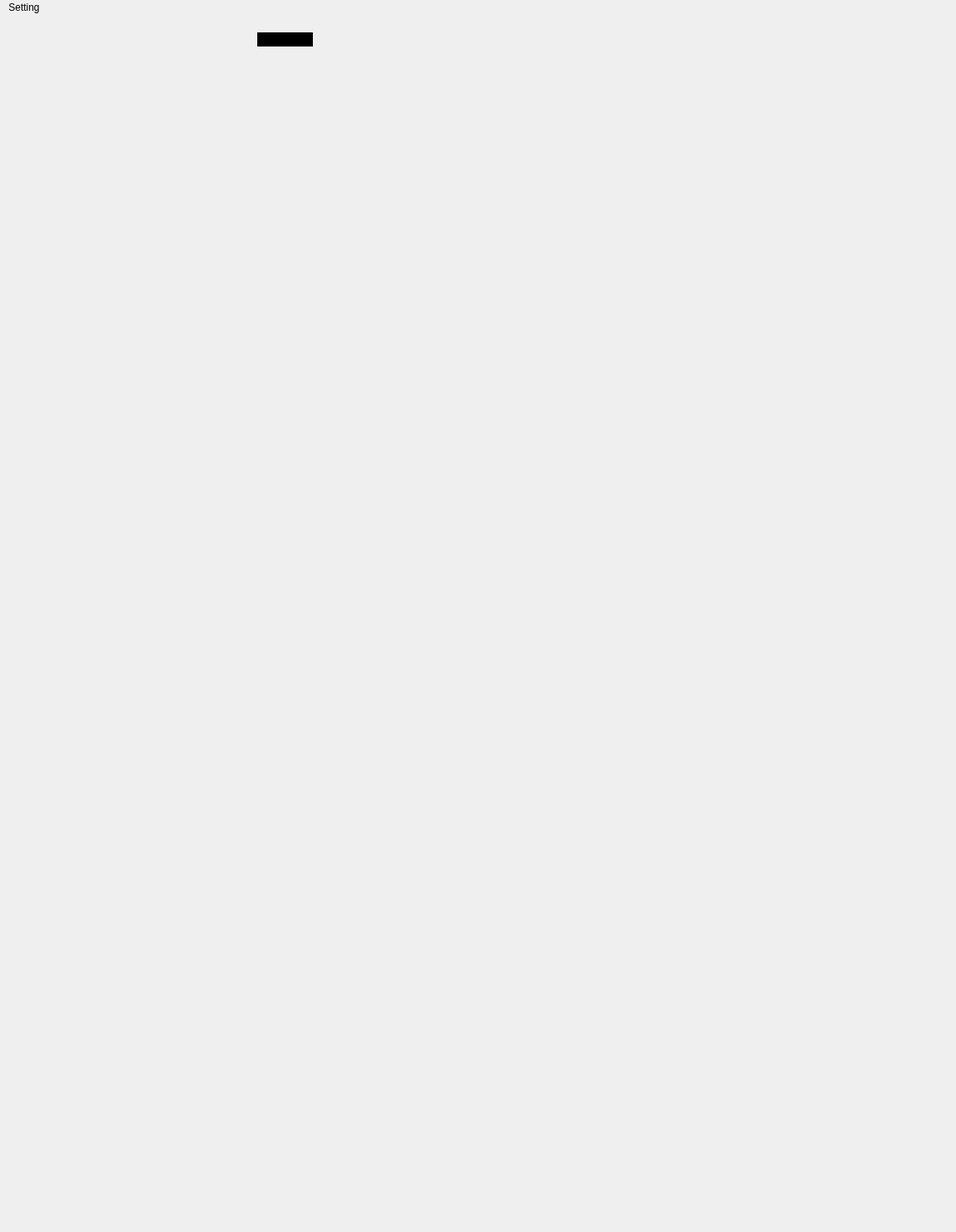
<?xml version="1.0" encoding="UTF-8"?>
<ui version="4.0">
 <class>MainWindow</class>
 <widget class="QMainWindow" name="MainWindow">
  <property name="geometry">
   <rect>
    <x>0</x>
    <y>0</y>
    <width>1152</width>
    <height>1484</height>
   </rect>
  </property>
  <property name="windowTitle">
   <string>MainWindow</string>
  </property>
  <property name="styleSheet">
   <string notr="true">background-image: url(/home/mczb/SEAME/SEA-ME-warm-up/Module04/Test/images/bg.png);
border: 0px 
</string>
  </property>
  <property name="toolButtonStyle">
   <enum>Qt::ToolButtonIconOnly</enum>
  </property>
  <widget class="QWidget" name="centralwidget">
   <widget class="QLabel" name="label">
    <property name="geometry">
     <rect>
      <x>310</x>
      <y>20</y>
      <width>67</width>
      <height>17</height>
     </rect>
    </property>
    <property name="styleSheet">
     <string notr="true">background-color: rgb(0, 0, 0);</string>
    </property>
    <property name="text">
     <string>CAR</string>
    </property>
   </widget>
  </widget>
  <widget class="QMenuBar" name="menubar">
   <property name="geometry">
    <rect>
     <x>0</x>
     <y>0</y>
     <width>1152</width>
     <height>22</height>
    </rect>
   </property>
   <widget class="QMenu" name="menuSetting">
    <property name="title">
     <string>Setting</string>
    </property>
   </widget>
   <addaction name="menuSetting"/>
  </widget>
  <widget class="QStatusBar" name="statusbar"/>
 </widget>
 <resources/>
 <connections/>
</ui>
